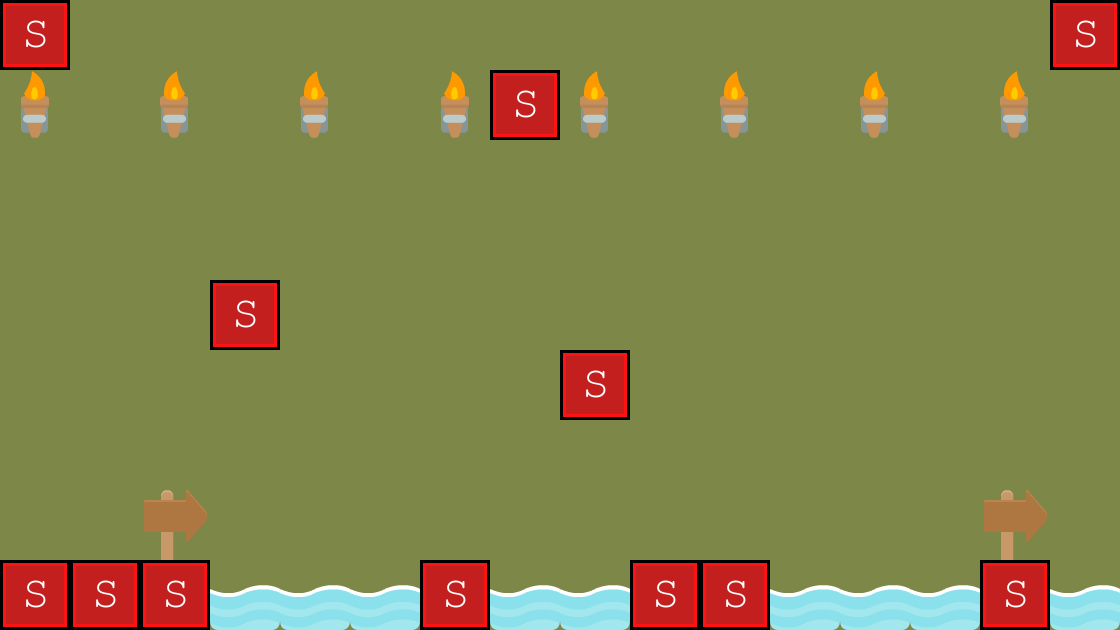

A level layout from a 2D game, rendered from its tile map. Below: a short description, then the map file with tile-grid data replaced by summaries:
An orthogonal 16x9 tile map with 70x70 px tiles, 2 tile layers (Tile Layer 1, collision), 3 tilesets.

<map version="1.0" orientation="orthogonal" width="16" height="9" tilewidth="70" tileheight="70" backgroundcolor="#7d8748">
 <tileset firstgid="1" name="background-tiles" tilewidth="70" tileheight="70">
  <image source="../img/background-tiles.png" width="910" height="910" />
 </tileset>
 <tileset firstgid="170" name="meta-tiles" tilewidth="70" tileheight="70">
  <image source="../img/meta-tiles.png" width="350" height="70" />
  <tile id="0">
   <properties>
    <property name="type" value="breakable" />
   </properties>
  </tile>
  <tile id="1">
   <properties>
    <property name="type" value="lslope" />
   </properties>
  </tile>
  <tile id="2">
   <properties>
    <property name="type" value="platform" />
   </properties>
  </tile>
  <tile id="3">
   <properties>
    <property name="type" value="rslope" />
   </properties>
  </tile>
  <tile id="4">
   <properties>
    <property name="type" value="solid" />
   </properties>
  </tile>
 </tileset>
 <tileset firstgid="175" name="meta-tiles" tilewidth="70" tileheight="70">
  <image source="../img/meta-tiles.png" width="350" height="70" />
 </tileset>
 <layer name="Tile Layer 1" width="16" height="9">
  <data>[144 cells, 31 non-empty, 10 distinct tile ids]</data>
 </layer>
 <layer name="collision" width="16" height="9">
  <data>[144 cells, 12 non-empty, 1 distinct tile ids]</data>
 </layer>
</map>
